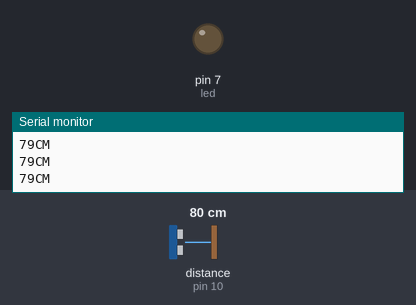
Simulated run of this sketch. Board: Arduino Uno, built with avr-gcc and run on an emulated ATmega328P. On the bench: output pins drawn as LEDs (lit = HIGH), the last lines printed to the serial monitor. Wiring (inferred from the names in the program): ultrasonic range finder: trigger pin 9; echo pin 10. Inputs (shaded band) come from the test bench; at power-on: distance to the obstacle (sensor on pin 10) 80 cm. The echo pulse lasts 58.3 µs per cm; pins used as bus, display or sensor lines are not drawn.

Above: at 1.2 s.
1.3 s: distance to the obstacle (sensor on pin 10) set to 9 cm
2.8 s: distance to the obstacle (sensor on pin 10) set to 6 cm
At 3.1 s:
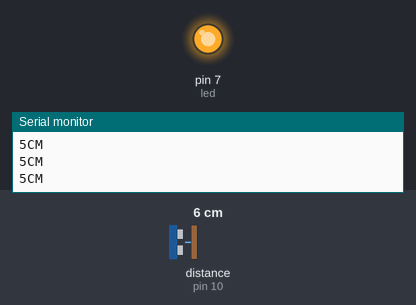
4.3 s: distance to the obstacle (sensor on pin 10) set to 18 cm
At 5.5 s:
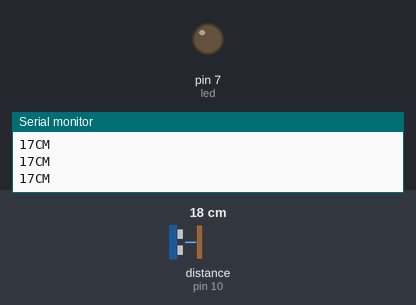
5.8 s: distance to the obstacle (sensor on pin 10) set to 2 cm
At 6.3 s:
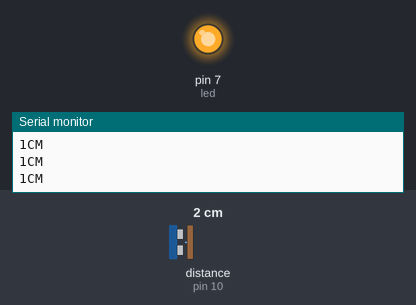
Timing chart, 0 to 8.3 s (numbered marks = the images above; inputs shaded):
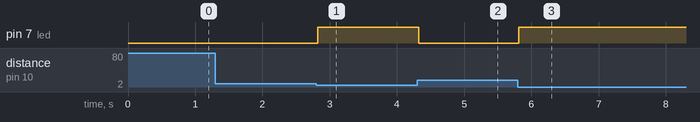

Measured:
- the behaviour switches between 8 and 7 cm on distance to the obstacle (sensor on pin 10) (found by bisection; images 0 and 1)
- after the input at 2.8 s, pin 7 (led): LOW → HIGH at once
- after the input at 4.3 s, pin 7 (led): HIGH → LOW at once
- after the input at 5.8 s, pin 7 (led): LOW → HIGH at once

The sketch:

WaterLevelIndicator_2_code.ino
```cpp
int trigPin = 9;
int echoPin = 10;
int led = 7;


void setup() {
  Serial.begin(9600);
   pinMode(led, OUTPUT);
   pinMode(trigPin, OUTPUT);
  pinMode(echoPin, INPUT);
  // put your setup code here, to run once:

}

void loop() {
  long duration, distance;
  digitalWrite(trigPin,HIGH);
  delayMicroseconds(1000);
  digitalWrite(trigPin, LOW);
  duration=pulseIn(echoPin, HIGH);
  distance =(duration/2)/29.1;
  Serial.print(distance);
  Serial.println("CM");
  delay(10);

 if((distance<=6))
  {
    digitalWrite(led, HIGH);
}
   else if(distance>6)
 {
     digitalWrite(led, LOW);
   }
}
```
